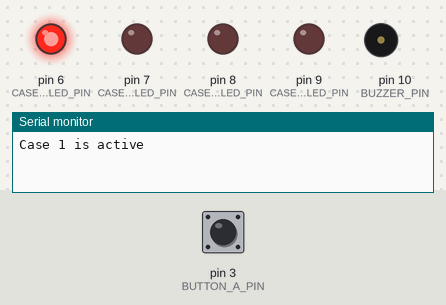
The sketch below on a simulated Arduino Uno, built with avr-gcc and run on an emulated ATmega328P. Parts: output pins drawn as LEDs (lit = HIGH), buzzer (waves = sounding), the last lines printed to the serial monitor. The inputs (shaded band) are chosen by the test bench; at power-on: pin 3 (BUTTON_A_PIN) LOW.

Above: at 1.2 s.
1.3 s: pin 3 (BUTTON_A_PIN) pulled HIGH for 0.15 s
At 2.5 s:
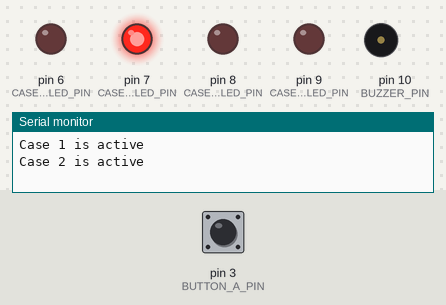
2.9 s: pin 3 (BUTTON_A_PIN) pulled HIGH for 1 s
At 4.0 s:
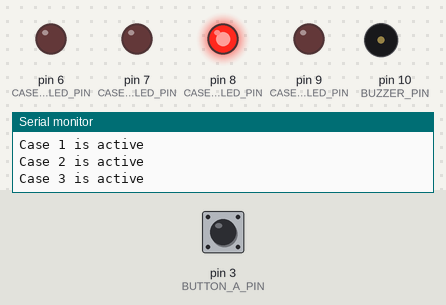
5.4 s: pin 3 (BUTTON_A_PIN) pulled HIGH for 0.15 s
At 5.9 s:
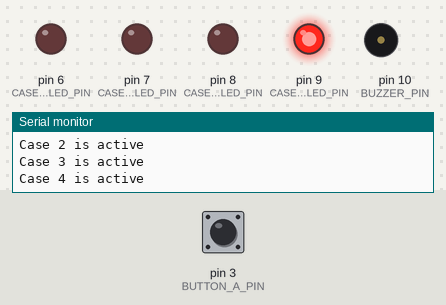
7.0 s: pin 3 (BUTTON_A_PIN) pulled HIGH for 3.2 s
At 8.3 s:
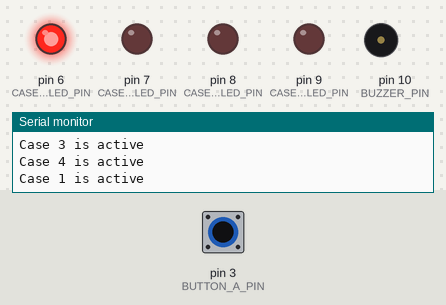
Timing chart, 0 to 10.0 s (numbered marks = the images above; inputs shaded):
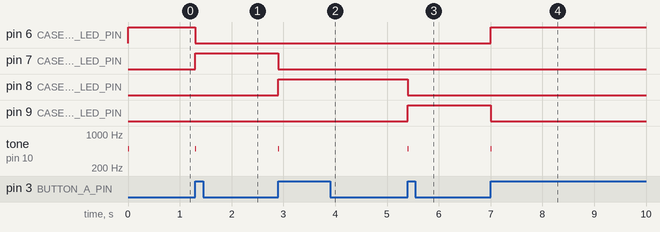

Measured:
- after the input at 1.3 s, pin 6 (CASE_1_LED_PIN): HIGH → LOW at once; pin 7 (CASE_2_LED_PIN): LOW → HIGH at once; tone on pin 10 (BUZZER_PIN): silent → 500 Hz at once, → silent 0.01 s later
- after the input at 2.9 s, pin 7 (CASE_2_LED_PIN): HIGH → LOW at once; pin 8 (CASE_3_LED_PIN): LOW → HIGH at once; tone on pin 10 (BUZZER_PIN): silent → 500 Hz at once, → silent 0.01 s later
- after the input at 5.4 s, pin 8 (CASE_3_LED_PIN): HIGH → LOW at once; pin 9 (CASE_4_LED_PIN): LOW → HIGH at once; tone on pin 10 (BUZZER_PIN): silent → 500 Hz at once, → silent 0.01 s later
- after the input at 7.0 s, pin 6 (CASE_1_LED_PIN): LOW → HIGH at once; pin 9 (CASE_4_LED_PIN): HIGH → LOW at once; tone on pin 10 (BUZZER_PIN): silent → 500 Hz at once, → silent 0.01 s later

The sketch:

2b.ino
```cpp
// A recipe for non-blocking arduino code can be found here:
// https://github.com/nosknut/arduino-course-v2023/blob/main/IELET1002/ArduinoExampleCode/FromBlockingToNonBlocking/FromBlockingToNonBlocking.ino

/////////////////////////////////////
///////// Custom Data Types /////////
/////////////////////////////////////

// NB! Custom data types in C++ (Arduino) must be defined before any
// functions, or the compiler will give an error saying the data type is not defined.
// Normally, all variables and data types would be defined at the top of the file,
// but an exception is made for this example to make it easier to follow.

// Is used to make setting the state of the LED indicator more readable.
// Using enum class instead of enum because it is safer and groups the enum
// values under the enum name.
// In practice the difference between enum class and enum is the way it is used:
// LedIndicatorMode::CASE_1 instead of just CASE_1.
// If you are interested in the reasons why you should use one over the other, see the post below:
// https://www.geeksforgeeks.org/enum-classes-in-c-and-their-advantage-over-enum-datatype/
enum class LedIndicatorMode
{
    OFF,
    CASE_1,
    CASE_2,
    CASE_3,
    CASE_4
};

/////////////////////////////////////
//////////// Button A State /////////
/////////////////////////////////////

const int BUTTON_A_PIN = 3;

// The debounced state of the button
bool buttonAState = false;

// The time when the button state last changed
unsigned long debounceTimer = 0;
unsigned long debounceTimeout = 50;

// Updates the global variable buttonAState with
// the current debounced state of the button.
// Do not call this function directly. Use updateButtonA instead.
// https://docs.arduino.cc/built-in-examples/digital/Debounce
void updateButtonAState()
{
    if ((millis() - debounceTimer) < debounceTimeout)
    {
        // Exit the function if the timeout has not expired
        return;
    }

    bool newState = digitalRead(BUTTON_A_PIN);

    if (newState != buttonAState)
    {
        // Reset the debounce timer if the state has changed
        debounceTimer = millis();
    }

    // Update the global variable that
    // the rest of the program uses
    buttonAState = newState;
}

/////////////////////////////////////
///// Button A Edge Detection ///////
/////////////////////////////////////

/*
Becomes true for one loop when the button state has a rising edge.
A rising edge is when the button state changes from 0 to 1
Example:
    if (buttonARisingEdge)
    {
        // Do something once per button press
    }
*/
bool buttonARisingEdge = false;

// The oposite of buttonARisingEdge
bool buttonAFallingEdge = false;

bool buttonAPreviousState = false;

// Updates the global variables buttonARisingEdge and buttonARisingEdge.
// Do not call this function directly. Use updateButtonA instead.
// https://docs.arduino.cc/built-in-examples/digital/StateChangeDetection
void updateButtonAEdgeDetection()
{
    // A rising edge is detected when the state is 1 and it used to be 0: 1 && !0
    buttonARisingEdge = buttonAState && !buttonAPreviousState;

    // A falling edge is detected when the state is 0 and it used to be 1: !0 && 1
    buttonAFallingEdge = !buttonAState && buttonAPreviousState;

    // Update the previous state for the next time this function is called
    buttonAPreviousState = buttonAState;
}

/////////////////////////////////////
//////////// Button A ///////////////
/////////////////////////////////////

void setupButtonA()
{
    pinMode(BUTTON_A_PIN, INPUT);
}

// Updates everything needed to use the global variables
// buttonAState, buttonARisingEdge and buttonAFallingEdge.
// Call this function in void loop().
void updateButtonA()
{
    updateButtonAState();
    updateButtonAEdgeDetection();
}

/////////////////////////////////////
//////////// LED Code ///////////////
/////////////////////////////////////

const int CASE_1_LED_PIN = 6;
const int CASE_2_LED_PIN = 7;
const int CASE_3_LED_PIN = 8;
const int CASE_4_LED_PIN = 9;

// Activates and deactivates the LEDS in the case LED
// indicator based on the provided indicator mode.
// Why use an enum for this instead of an int with the numbers 0 to 4?
// Because it makes the code more readable.
int setCaseLedIndicatorMode(LedIndicatorMode mode)
{
    switch (mode)
    {
    case LedIndicatorMode::OFF:
        digitalWrite(CASE_1_LED_PIN, LOW);
        digitalWrite(CASE_2_LED_PIN, LOW);
        digitalWrite(CASE_3_LED_PIN, LOW);
        digitalWrite(CASE_4_LED_PIN, LOW);
        break;
    case LedIndicatorMode::CASE_1:
        digitalWrite(CASE_1_LED_PIN, HIGH);
        digitalWrite(CASE_2_LED_PIN, LOW);
        digitalWrite(CASE_3_LED_PIN, LOW);
        digitalWrite(CASE_4_LED_PIN, LOW);
        break;
    case LedIndicatorMode::CASE_2:
        digitalWrite(CASE_1_LED_PIN, LOW);
        digitalWrite(CASE_2_LED_PIN, HIGH);
        digitalWrite(CASE_3_LED_PIN, LOW);
        digitalWrite(CASE_4_LED_PIN, LOW);
        break;
    case LedIndicatorMode::CASE_3:
        digitalWrite(CASE_1_LED_PIN, LOW);
        digitalWrite(CASE_2_LED_PIN, LOW);
        digitalWrite(CASE_3_LED_PIN, HIGH);
        digitalWrite(CASE_4_LED_PIN, LOW);
        break;
    case LedIndicatorMode::CASE_4:
        digitalWrite(CASE_1_LED_PIN, LOW);
        digitalWrite(CASE_2_LED_PIN, LOW);
        digitalWrite(CASE_3_LED_PIN, LOW);
        digitalWrite(CASE_4_LED_PIN, HIGH);
        break;
    }
    return 1;
}

void setupCaseLedIndicator()
{
    pinMode(CASE_1_LED_PIN, OUTPUT);
    pinMode(CASE_2_LED_PIN, OUTPUT);
    pinMode(CASE_3_LED_PIN, OUTPUT);
    pinMode(CASE_4_LED_PIN, OUTPUT);
}

/////////////////////////////////////
/////////// Buzzer Code /////////////
/////////////////////////////////////

const int BUZZER_PIN = 10;

void playCaseChangeBuzz()
{
    tone(BUZZER_PIN, 500, 10);
}

void setupBuzzer()
{
    pinMode(BUZZER_PIN, OUTPUT);
}

/////////////////////////////////////
//////////// Main Code //////////////
/////////////////////////////////////

int step = 0;

void setup()
{
    Serial.begin(9600);
    setupButtonA();
    setupCaseLedIndicator();
}

void updateSequence()
{
    switch (step)
    {
    //////////////////
    ///// Case 1 /////
    //////////////////
    case 0:
        // Code that should run once during case 1
        setCaseLedIndicatorMode(LedIndicatorMode::CASE_1);
        playCaseChangeBuzz();

        Serial.println("Case 1 is active");
        step += 1;
        break;
    case 1:
        // Code that should run over and over again during case 1
        if (buttonARisingEdge)
        {
            step += 1;
        }
        break;
    //////////////////
    ///// Case 2 /////
    //////////////////
    case 2:
        // Code that should run once during case 2
        setCaseLedIndicatorMode(LedIndicatorMode::CASE_2);
        playCaseChangeBuzz();

        Serial.println("Case 2 is active");
        step += 1;
        break;
    case 3:
        // Code that should run over and over again during case 2
        if (buttonARisingEdge)
        {
            step += 1;
        }
        break;
    //////////////////
    ///// Case 3 /////
    //////////////////
    case 4:
        // Code that should run once during case 3
        setCaseLedIndicatorMode(LedIndicatorMode::CASE_3);
        playCaseChangeBuzz();

        Serial.println("Case 3 is active");
        step += 1;
        break;
    case 5:
        // Code that should run over and over again during case 3
        if (buttonARisingEdge)
        {
            step += 1;
        }
        break;
    //////////////////
    ///// Case 4 /////
    //////////////////
    case 6:
        // Code that should run once during case 4
        setCaseLedIndicatorMode(LedIndicatorMode::CASE_4);
        playCaseChangeBuzz();

        Serial.println("Case 4 is active");
        step += 1;
        break;
    case 7:
        // Code that should run over and over again during case 4
        if (buttonARisingEdge)
        {
            step = 0;
        }
        break;
    }
}

void loop()
{
    updateButtonA();
    updateSequence();
}
```
